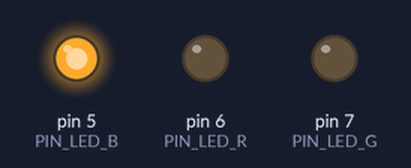
The sketch below on a simulated Arduino Uno, built with avr-gcc and run on an emulated ATmega328P. Parts: output pins drawn as LEDs (lit = HIGH).

Above: at 0.5 s.
At 1.5 s:
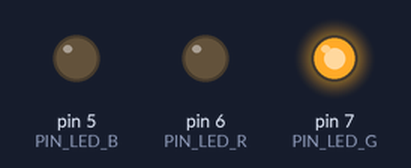
At 5.5 s:
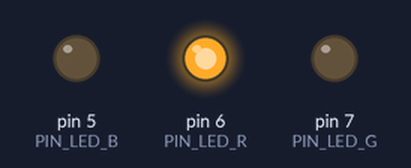
Timing chart, 0 to 6.9 s (numbered marks = the images above):
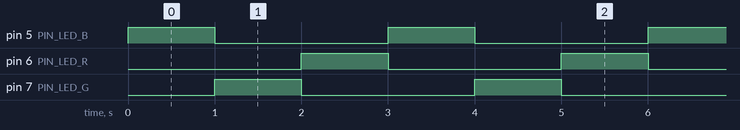

The sketch:

LED.ino
```cpp
#define PIN_LED_R (6)
#define PIN_LED_G (7)
#define PIN_LED_B (5)

void setup() {
  // put your setup code here, to run once:
  pinMode(PIN_LED_B, OUTPUT);
  pinMode(PIN_LED_G, OUTPUT);
  pinMode(PIN_LED_R, OUTPUT);
  digitalWrite(PIN_LED_B,LOW);
  digitalWrite(PIN_LED_G,LOW);
  digitalWrite(PIN_LED_R,LOW);
}

void loop() {
  // put your main code here, to run repeatedly:
  digitalWrite(PIN_LED_B,HIGH);
  delay(1000);
  digitalWrite(PIN_LED_B,LOW);

  digitalWrite(PIN_LED_G,HIGH);
  delay(1000);
  digitalWrite(PIN_LED_G,LOW);

  digitalWrite(PIN_LED_R,HIGH);
  delay(1000);
  digitalWrite(PIN_LED_R,LOW);
}
```

Measured:
- by itself, pin 5 (PIN_LED_B), pin 6 (PIN_LED_R), pin 7 (PIN_LED_G): alternates HIGH for 1.0 s and LOW for 2.0 s
- by itself, everything shown: repeats every 3.0 s, in 4 steps
